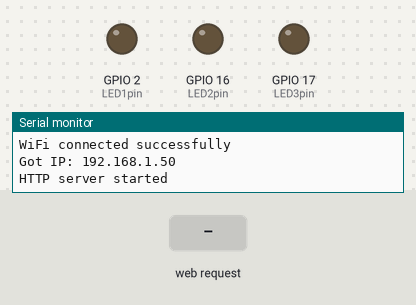
Bench run of a sketch on a simulated ESP32. Parts: output pins drawn as LEDs (lit = HIGH), the last lines printed to the serial monitor. Inputs (shaded band) come from the test bench. WiFi joins after 1.5 s; servers stay silent unless stated.

Above: at 3.3 s.
3.4 s: HTTP request GET /led1on received
At 4.1 s:
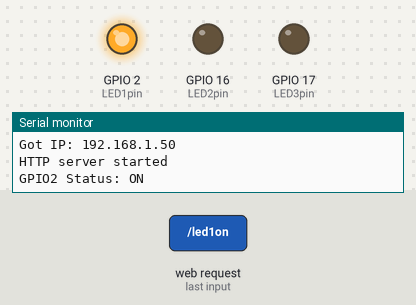
4.9 s: HTTP request GET /led2on received
At 5.3 s:
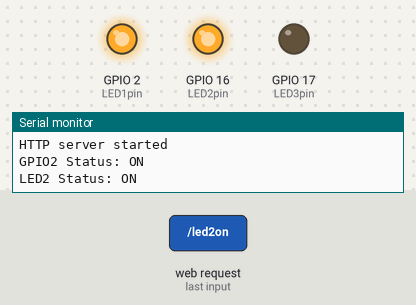
6.4 s: HTTP request GET /led1off received
At 7.6 s:
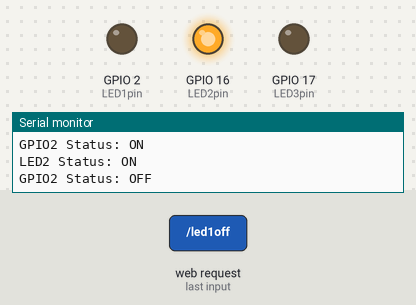
7.9 s: HTTP request GET /led3on received
At 8.7 s:
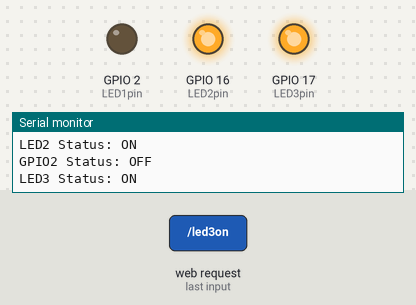
9.4 s: HTTP request GET /led2off received
At 9.9 s:
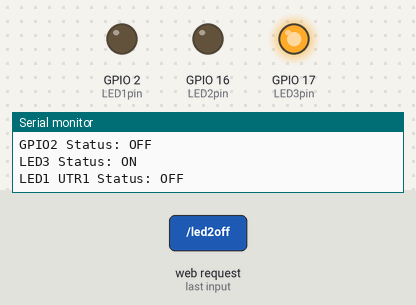
10.9 s: HTTP request GET /led3off received
At 12.2 s:
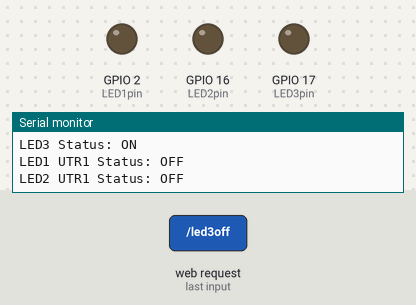
Timing chart, 0 to 13.4 s (numbered marks = the images above; inputs shaded):
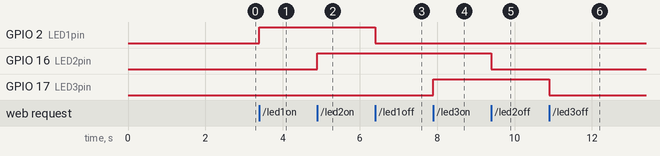

The sketch:

WebServerDigital.ino
```cpp
/*************************************************************************************************
Curso: Digital 3
Programa: Servidor para control de LEDS por ESP32 via Wi-Fi
Creado por: Miguel Chacón, Oscar Donis y Luis Carranza
**************************************************************************************************/
//************************************************************************************************
// Librerías
//************************************************************************************************
#include <WiFi.h>
#include <WebServer.h>
//************************************************************************************************
// Variables globales
//************************************************************************************************
// SSID & Password
const char* ssid = "F";  // Enter your SSID here
const char* password = "donas989";  //Enter your Password here
WebServer server(80);  // Object of WebServer(HTTP port, 80 is defult)
uint8_t LED1pin = 2;//LED ESP
//-----------PUERTOS UTILIZADOS EN ESP---------------
uint8_t LED2pin = 16; // LED1 UTR 1
uint8_t LED3pin = 17; // LED2 UTR 1
uint8_t LED4pin = 5; // LED1 UTR 2
uint8_t LED5pin = 6; // LED2 UTR 2
//---------- Valores de control LED -----------------
bool LED1status = LOW; //LED ESP
bool LED2status = LOW; // LED1 UTR 1
bool LED3status = LOW; // LED2 UTR 1
bool LED4status = LOW; // LED1 UTR 2
bool LED5status = LOW; // LED2 UTR 2
//************************************************************************************************
// Configuración
//************************************************************************************************
void setup() {
  Serial.begin(115200); //Inicializa el puerto serial
  Serial.println("Try Connecting to ");
  Serial.println(ssid); //Print en el puerto serial
  pinMode(LED1pin, OUTPUT); //configura pin led 1 como salida
  pinMode(LED2pin, OUTPUT); //configura pin led 2 como salida
  pinMode(LED3pin, OUTPUT); //configura pin led 3 como salida
  // Connect to your wi-fi modem
  WiFi.begin(ssid, password);
  // Check wi-fi is connected to wi-fi network
  while (WiFi.status() != WL_CONNECTED) {
    delay(1000);
    Serial.print(".");
  }
  Serial.println("");
  Serial.println("WiFi connected successfully");
  Serial.print("Got IP: ");
  Serial.println(WiFi.localIP());  //Show ESP32 IP on serial
  server.on("/", handle_OnConnect); // Directamente desde e.g. 192.168.0.8
  server.on("/led1on", handle_led1on);
  server.on("/led1off", handle_led1off);
  server.on("/led2on", handle_led2on);
  server.on("/led2off", handle_led2off);
  server.on("/led3on", handle_led3on);
  server.on("/led3off", handle_led3off);
  server.on("/led4on", handle_led4on);
  server.on("/led4off", handle_led4off);
  server.on("/led5on", handle_led5on);
  server.on("/led5off", handle_led5off);
  server.onNotFound(handle_NotFound);
  server.begin();
  Serial.println("HTTP server started");
  delay(100);
}
//************************************************************************************************
// loop principal
//************************************************************************************************
void loop() {
  server.handleClient();  //Maneja las peticiones del cliente
  if (LED1status){  //Si el estado de LED ESP32 es 1
    digitalWrite(LED1pin, HIGH);  //Enciende el LED ESP32
  }
  else{ //Si el estado de LED ESP32 es 0
    digitalWrite(LED1pin, LOW); //Apaga el LED ESP32
  }
  //LED2 - LED1 UTR 1
  if (LED2status){
    digitalWrite(LED2pin, HIGH);
  }
  else{
    digitalWrite(LED2pin, LOW);
  }
  //LED3 - LED2 UTR 1
  if (LED3status){
    digitalWrite(LED3pin, HIGH);
  }
  else{
    digitalWrite(LED3pin, LOW);
  }
  //LED4 - LED1 UTR 2
  if (LED4status){
    digitalWrite(LED4pin, HIGH);
  }
  else{
    digitalWrite(LED4pin, LOW);
  }
  //LED5 - LED2 UTR 2
  if (LED5status){
    digitalWrite(LED5pin, HIGH);
  }
  else{
    digitalWrite(LED5pin, LOW);
  }
}
//************************************************************************************************
// Handler de Inicio página
//************************************************************************************************
void handle_OnConnect() {
  LED1status = LOW; //Inicializa el estado de LED ESP32 en 0
  LED2status = LOW; //Inicializa el estado de LED1 UTR 1 en 0
  LED3status = LOW; //Inicializa el estado de LED2 UTR 1 en 0
  LED4status = LOW; //Inicializa el estado de LED1 UTR 2 en 0
  LED5status = LOW; //Inicializa el estado de LED2 UTR 2 en 0
  Serial.println("GPIO2 Status: OFF");
  Serial.println("LEDS APAGADAS");
  server.send(200, "text/html", SendHTML(LED1status,LED2status,LED3status,LED4status,LED5status));  //Envía el estado de los LEDS
}
//************************************************************************************************
// Handler de leds on
//************************************************************************************************
void handle_led1on() {  //Si se presiona el botón de encendido
  LED1status = HIGH;  //El estado de LED ESP32 es 1
  Serial.println("GPIO2 Status: ON");   //Imprime en el puerto serial
  server.send(200, "text/html", SendHTML(LED1status,LED2status,LED3status,LED4status,LED5status));  //Envía el estado de los LEDS
}
//LED2 - LED1 UTR 1
void handle_led2on() {
  LED2status = HIGH;
  Serial.println("LED2 Status: ON");
  server.send(200, "text/html", SendHTML(LED1status,LED2status,LED3status,LED4status,LED5status));
}
//LED3 - LED2 UTR 1
void handle_led3on() {
  LED3status = HIGH;
  Serial.println("LED3 Status: ON");
  server.send(200, "text/html", SendHTML(LED1status,LED2status,LED3status,LED4status,LED5status));
}
//LED4 - LED1 UTR 2
void handle_led4on() {
  LED4status = HIGH;
  Serial.println("LED4 Status: ON");
  server.send(200, "text/html", SendHTML(LED1status,LED2status,LED3status,LED4status,LED5status));
}
//LED5 - LED2 UTR 2
void handle_led5on() {
  LED5status = HIGH;
  Serial.println("LED5 Status: ON");
  server.send(200, "text/html", SendHTML(LED1status,LED2status,LED3status,LED4status,LED5status));
}
//************************************************************************************************
// Handler de leds off
//************************************************************************************************
void handle_led1off() { //Si se presiona el botón de apagado
  LED1status = LOW; //El estado de LED ESP32 es 0
  Serial.println("GPIO2 Status: OFF");  //Imprime en el puerto serial
  server.send(200, "text/html", SendHTML(LED1status,LED2status,LED3status,LED4status,LED5status));  //Envía el estado de los LEDS
}
//LED2  - LED1 UTR 1
void handle_led2off() {
  LED2status = LOW;
  Serial.println("LED1 UTR1 Status: OFF");
  server.send(200, "text/html", SendHTML(LED1status,LED2status,LED3status,LED4status,LED5status));
}
//LED3 - LED2 UTR 1
void handle_led3off() {
  LED3status = LOW;
  Serial.println("LED2 UTR1 Status: OFF");
  server.send(200, "text/html", SendHTML(LED1status,LED2status,LED3status,LED4status,LED5status));
}
//LED4 - LED1 UTR 2
void handle_led4off() {
  LED4status = LOW;
  Serial.println("LED1 UTR2 Status: OFF");
  server.send(200, "text/html", SendHTML(LED1status,LED2status,LED3status,LED4status,LED5status));
}
//LED5 - LED2 UTR 2
void handle_led5off() {
  LED5status = LOW;
  Serial.println("LED2 UTR2 Status: OFF");
  server.send(200, "text/html", SendHTML(LED1status,LED2status,LED3status,LED4status,LED5status));
}
//************************************************************************************************
// Procesador de HTML
//************************************************************************************************
String SendHTML(uint8_t led1stat,uint8_t led2stat,uint8_t led3stat,uint8_t led4stat,uint8_t led5stat) {
  String ptr = "<!DOCTYPE html> <html>\n";
  ptr += "<head><meta name=\"viewport\" content=\"width=device-width, initial-scale=1.0, user-scalable=no\">\n";
  ptr += "<title>LED Control</title>\n";
  ptr += "<style>html { font-family: Helvetica; display: inline-block; margin: 0px auto; text-align: center;}\n";
  ptr += "body{margin-top: 50px;} h1 {color: #444444;margin: 50px auto 30px;} h3 {color: #444444;margin-bottom: 50px;}\n";
  ptr += ".button {display: block;width: 80px;background-color: #3498db;border: none;color: white;padding: 13px 30px;text-decoration: none;font-size: 25px;margin: 0px auto 35px;cursor: pointer;border-radius: 4px;}\n";
  ptr += ".button-on {background-color: #3498db;}\n";
  ptr += ".button-on:active {background-color: #2980b9;}\n";
  ptr += ".button-off {background-color: #34495e;}\n";
  ptr += ".button-off:active {background-color: #2c3e50;}\n";
  ptr += "p {font-size: 14px;color: #888;margin-bottom: 10px;}\n";
  ptr += "</style>\n";
  ptr += "</head>\n";
  ptr += " <link rel= stylesheet href= https://cdn.jsdelivr.net/npm/bootstrap@4.6.2/dist/css/bootstrap.min.css> \n";

  //BODY
  ptr += "<body>\n";
  ptr += "<h1>ESP32 Control de LEDS</h1>\n";
  ptr += "<h3>LEDS:</h3>\n";
  //LED1--------------------------------------------------------------------------------------------
  if (led1stat){
    ptr += "<p>LED ESP Status: ON</p><a class=\"button button-off\" href=\"/led1off\">OFF</a>\n";}
  else{
    ptr += "<p>LED ESP Status: OFF</p><a class=\"button button-on\" href=\"/led1on\">ON</a>\n";}
  //LED2----------------------------------------------------------------------------------------------
  if (led2stat){
    ptr += "<p>LED1-UTR1 Status: ON</p><a class=\"button button-off\" href=\"/led2off\">OFF</a>\n";}
  else{
    ptr += "<p>LED1-UTR1 Status: OFF</p><a class=\"button button-on\" href=\"/led2on\">ON</a>\n";}
  //LED3----------------------------------------------------------------------------------------------
  if (led3stat){
    ptr += "<p>LED2-UTR2 Status: ON</p><a class=\"button button-off\" href=\"/led3off\">OFF</a>\n";}
  else{
    ptr += "<p>LED2-UTR2 Status: OFF</p><a class=\"button button-on\" href=\"/led3on\">ON</a>\n";}
  //LED4----------------------------------------------------------------------------------------------
  if (led4stat){
    ptr += "<p>LED1-UTR2 Status: ON</p><a class=\"button button-off\" href=\"/led4off\">OFF</a>\n";}
  else{
    ptr += "<p>LED1-UTR2 Status: OFF</p><a class=\"button button-on\" href=\"/led4on\">ON</a>\n";}
  //LED2----------------------------------------------------------------------------------------------
  if (led5stat){
    ptr += "<p>LED2-UTR2 Status: ON</p><a class=\"button button-off\" href=\"/led5off\">OFF</a>\n";}
  else{
    ptr += "<p>LED2-UTR2 Status: OFF</p><a class=\"button button-on\" href=\"/led5on\">ON</a>\n";}

///-----------------------------------------------------------
  ptr += "</body>\n";
  ptr += "</html>\n";
  return ptr;
}
//************************************************************************************************
// Handler de not found
//************************************************************************************************
void handle_NotFound() {  //Si no se encuentra la página
  server.send(404, "text/plain", "Not found");  //Envía un mensaje de error
}
```

Measured:
- after the input at 3.4 s, GPIO 2 (LED1pin): LOW → HIGH at once
- after the input at 4.9 s, GPIO 16 (LED2pin): LOW → HIGH at once
- after the input at 6.4 s, GPIO 2 (LED1pin): HIGH → LOW at once
- after the input at 7.9 s, GPIO 17 (LED3pin): LOW → HIGH at once
- after the input at 9.4 s, GPIO 16 (LED2pin): HIGH → LOW at once
- after the input at 10.9 s, GPIO 17 (LED3pin): HIGH → LOW at once
